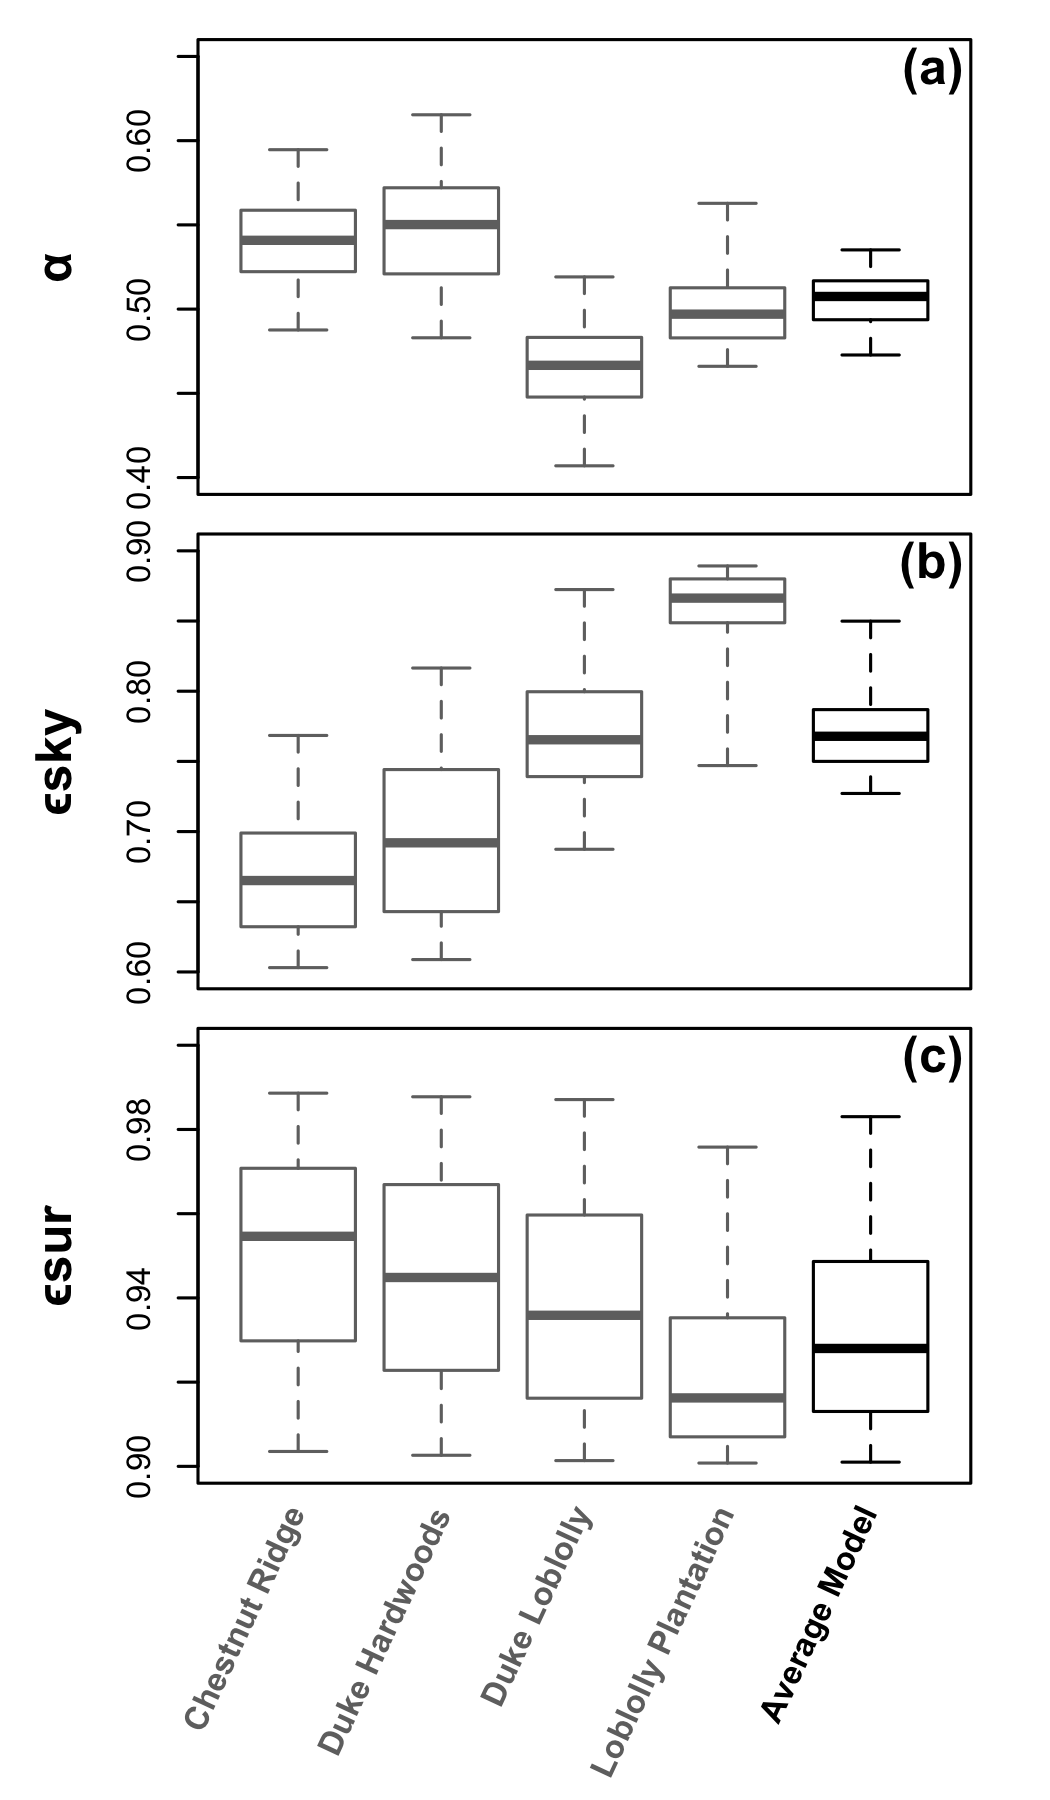

Here is the R script that generated this plot:


cols <- c(rep('#707070', length(sitesList)), 'black') 

png('figure/etFlux.Fig.MainParam.png', width = 3.5, height = 6, units = 'in', res = 300)
par(mfrow=c(3,1), mar=c(0,0,1,0), oma=c(8,5,0,2), xaxt='n')
boxplot(data.table(perSiteModel$DT$abs, genModel$DT$abs), outline = F, ylim = c(0.1,.7), col = NULL, border = cols)
mtext('α', side = 2, line = 3, cex = 1, font = 2)
mtext('(a)', adj = .99, font = 2, line=-1.3)
boxplot(data.table(perSiteModel$DT$eSky, genModel$DT$eSky), outline = F, ylim = c(.6,.9), col = NULL, border = cols)
mtext('ϵsky', side = 2, line = 3, cex = 1, font = 2)
mtext('(b)', adj = .99, font = 2, line=-1.3)
boxplot(data.table(perSiteModel$DT$eSur, genModel$DT$eSur), outline = F, ylim = c(.9,1), col = NULL, border = cols)
mtext('ϵsur', side = 2, line = 3, cex = 1, font = 2)
mtext('(c)', adj = .99, font = 2, line=-1.3)

text(labels = siteNames, x = 1:c(length(sitesList)+1), y = .89, srt = 65, xpd = NA, adj=1, font=2, col = cols)
dev.off()
